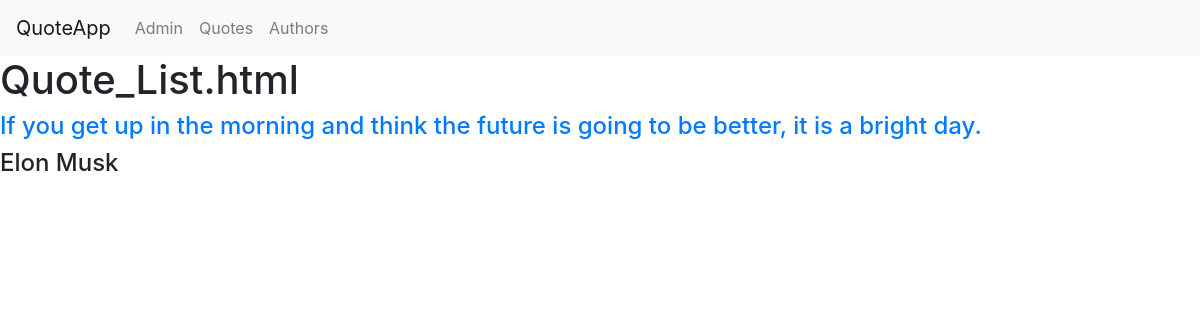
Before: /basic_app/quotes/ with the older database file.
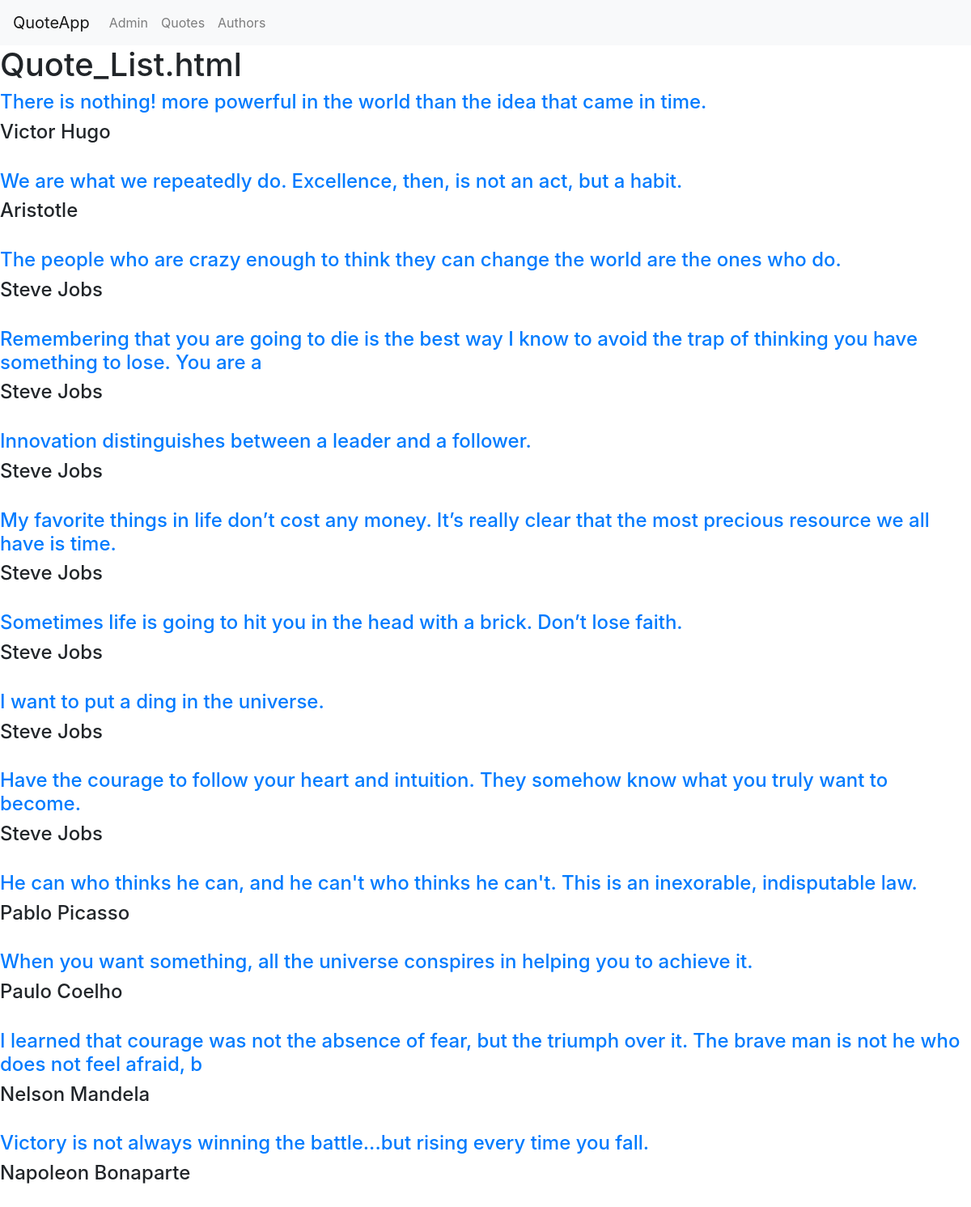
After: the same page with the newer database file.
### basic_app/models.py (models this page shows, shortened)
class QuotePost(models.Model):
    quoteDesription = models.CharField(max_length=128)
    quoteAuthor = models.ForeignKey(QuoteAuthor,on_delete = models.CASCADE,related_name ='quotesOfMan')

class QuoteAuthor(models.Model):
    author = models.CharField(max_length=64,unique=True)
    famousFor = models.CharField(max_length=32)
    lifeRange = models.CharField(max_length=64)
    def __str__(self):
        return self.author

### basic_app/views.py (the view)
# urls.py: path('quotes/', views.QuoteListView.as_view(), name='quotes'),
class QuoteListView(ListView):
    context_object_name = 'quotes'
    model = QuotePost
    template_name = 'basic_app/quote_list.html'

### templates/basic_app/quote_list.html
<!DOCTYPE html>
{% extends "basic_app/base.html" %}
{% block body_block %}
<h1>Quote_List.html</h1>
{% if quotes %}
{% for quote in quotes %}
<a href="{{quote.id}}"><h4>{{quote.quoteDesription}}</h4></a>
<h4>{{quote.quoteAuthor}}</h4>
<br/>
{% endfor %}
{% endif %}
{% endblock %}

Changed rows visible on the page:
removed QuotePost: quoteDesription "If you get up in the morning and think the future is going to be better, it is a bright day.", quoteAuthor "Elon Musk"
added QuotePost: quoteDesription "There is nothing! more powerful in the world than the idea that came in time.", quoteAuthor "Victor Hugo"
added QuotePost: quoteDesription "We are what we repeatedly do. Excellence, then, is not an act, but a habit.", quoteAuthor "Aristotle"
added QuotePost: quoteDesription "The people who are crazy enough to think they can change the world are the ones who do.", quoteAuthor "Steve Jobs"
added QuotePost: quoteDesription "Remembering that you are going to die is the best way I know to avoid the trap of thinking you have something to lose. You are a", quoteAuthor "Steve Jobs"
added QuotePost: quoteDesription "Innovation distinguishes between a leader and a follower.", quoteAuthor "Steve Jobs"
added QuotePost: quoteDesription "My favorite things in life don’t cost any money. It’s really clear that the most precious resource we all have is time.", quoteAuthor "Steve Jobs"
added QuotePost: quoteDesription "Sometimes life is going to hit you in the head with a brick. Don’t lose faith.", quoteAuthor "Steve Jobs"
added QuotePost: quoteDesription "I want to put a ding in the universe.", quoteAuthor "Steve Jobs"
added QuotePost: quoteDesription "Have the courage to follow your heart and intuition. They somehow know what you truly want to become.", quoteAuthor "Steve Jobs"
added QuotePost: quoteDesription "He can who thinks he can, and he can't who thinks he can't. This is an inexorable, indisputable law.", quoteAuthor "Pablo Picasso"
added QuotePost: quoteDesription "When you want something, all the universe conspires in helping you to achieve it.", quoteAuthor "Paulo Coelho"
added QuotePost: quoteDesription "I learned that courage was not the absence of fear, but the triumph over it. The brave man is not he who does not feel afraid, b", quoteAuthor "Nelson Mandela"
added QuotePost: quoteDesription "Victory is not always winning the battle...but rising every time you fall.", quoteAuthor "Napoleon Bonaparte"
